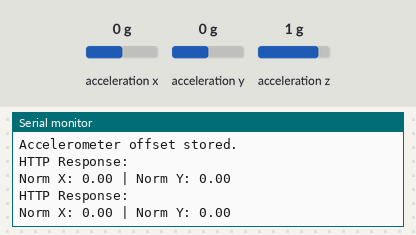
This sketch was run on a simulated ESP32. Shown: the last lines printed to the serial monitor. Wiring (inferred from the names in the program): MPU-9250 motion sensor at I2C address 0x68. The test bench sets the inputs (shaded band); at power-on: acceleration x 0 g, acceleration y 0 g, acceleration z 1 g. WiFi joins after 1.5 s; servers stay silent unless stated; uploads are accepted with an empty reply.

Above: at 3.7 s.
3.8 s: acceleration x set to -1.4 g
At 4.6 s:
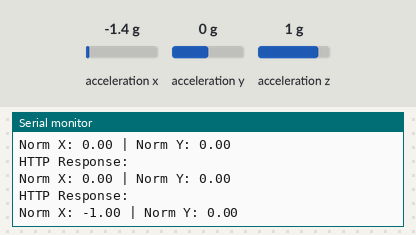
5.3 s: acceleration y set to -1.4 g
At 5.3 s:
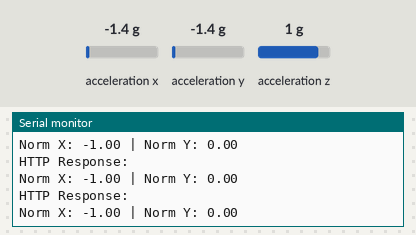
6.8 s: acceleration x set to -0.8 g
At 6.8 s:
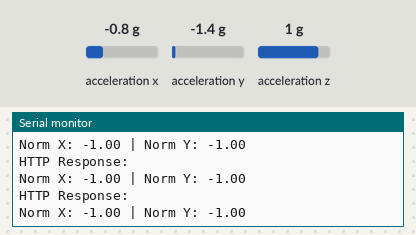
Timing chart, 0 to 9.8 s (numbered marks = the images above; inputs shaded):
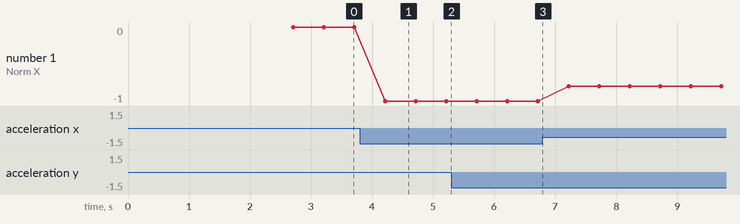

The sketch:

esp32_car_controller.ino
```cpp
#include <Wire.h>
#include <MPU6500_WE.h>
#include <WiFi.h>
#include <HTTPClient.h>

#define MPU_ADDR 0x68
MPU6500_WE MPU6500(MPU_ADDR);

// Wi‑Fi credentials
const char* ssid     = "Pixel 6";
const char* password = "Yuval111";

// Server IP and URL
const char* serverIP = "192.168.1.100"; // need to change

// Offset storage
xyzFloat accOffset;

// Function to send command to server
void sendGloveCommand(char cmd, float x, float y) {
    if (WiFi.status() == WL_CONNECTED) {
        HTTPClient http;
        String url = String("http://") + serverIP + "/glove?source=glove&cmd=" + cmd + "&x=" + String(x, 2) + "&y=" + String(y, 2);
        http.begin(url);
        http.setTimeout(500); // Set timeout to 500ms
        int httpCode = http.GET();
        if (httpCode == 200) {
            String payload = http.getString();
            Serial.println("HTTP Response: " + payload);
        } else {
            Serial.println("HTTP Request failed: " + String(httpCode));
            // Retry once after a short delay
            delay(100);
            http.begin(url);
            httpCode = http.GET();
            if (httpCode == 200) {
                Serial.println("Retry successful");
            } else {
                Serial.println("Retry failed: " + String(httpCode));
            }
        }
        http.end();
    } else {
        Serial.println("WiFi not connected");
    }
}

void setup() {
  Serial.begin(115200);
  Wire.begin(13, 14); // Custom I2C pins

  Serial.println("Checking MPU6500...");

  // Wake up the MPU6500
  Wire.beginTransmission(MPU_ADDR);
  Wire.write(0x6B);
  Wire.write(0x00);
  Wire.endTransmission();

  // Read WHO_AM_I
  Wire.beginTransmission(MPU_ADDR);
  Wire.write(0x75);
  Wire.endTransmission(false);
  Wire.requestFrom(MPU_ADDR, 1);

  if (Wire.available()) {
    uint8_t whoami = Wire.read();
    Serial.print("WHO_AM_I Register: 0x");
    Serial.println(whoami, HEX);

    if (whoami == 0x70 || whoami == 0x68) {
      Serial.println("✅ MPU6500 detected successfully!");
    } else {
      Serial.println("❌ MPU6500 not detected! Check wiring.");
    }
  } else {
    Serial.println("❌ No response from MPU6500!");
  }

  // Connect to Wi-Fi
  Serial.print("Connecting to Wi-Fi");
  WiFi.begin(ssid, password);
  while (WiFi.status() != WL_CONNECTED) {
    delay(500);
    Serial.print(".");
  }
  Serial.println();
  Serial.println("Connected to Wi-Fi");
  Serial.print("Client IP address: ");
  Serial.println(WiFi.localIP());

  // Initialize MPU6500
  if (!MPU6500.init()) {
    Serial.println("MPU6500 init failed!");
    while (1);
  }

  // Read initial offset when flat
  delay(1000); // Allow time for settling
  accOffset = MPU6500.getGValues(); // Store straight-position gravity values
  Serial.println("Accelerometer offset stored.");
}

void loop() {
  xyzFloat acc = MPU6500.getGValues(); // Get acceleration in G

  // Subtract offset
  float accX = acc.x - accOffset.x;
  float accY = acc.y - accOffset.y;

  // Normalize assuming max tilt gives ~1G
  float normX = constrain(accX / 1.0, -1.0, 1.0);
  float normY = constrain(accY / 1.0, -1.0, 1.0);

  // Determine command based on normX and normY
    char cmd = 'Q'; // Default: stop
    if (normX < -0.2) {
        cmd = 'A'; // Left
    } else if (normX > 0.2) {
        cmd = 'D'; // Right
    } else if (normY > 0.1) {
        cmd = 'W'; // Forward
    } else if (normY < -0.1) {
        cmd = 'S'; // Backward
    }

   sendGloveCommand(cmd,normX,normY);

  Serial.print("Norm X: ");
  Serial.print(normX, 2);
  Serial.print(" | Norm Y: ");
  Serial.println(normY, 2);

  delay(300);
}
```

Measured:
- after the input at 3.8 s, the serial monitor: prints a new line after 0.41 s (image 1)
- plotted number 1: 0 → -1 after the input at 3.8 s, -1 → -0.8 after the input at 6.8 s
